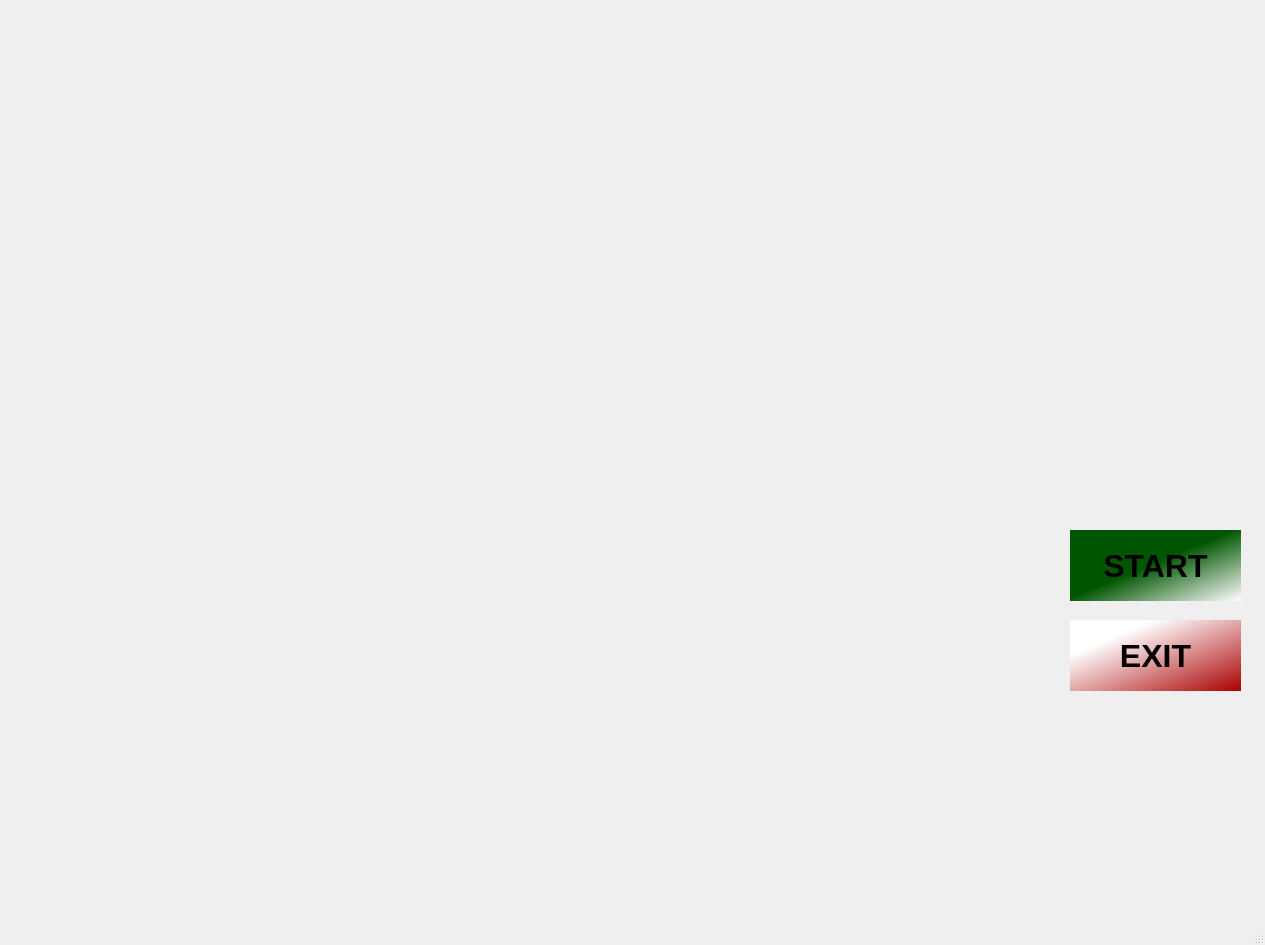
<?xml version="1.0" encoding="UTF-8"?>
<ui version="4.0">
 <class>jarvisUi</class>
 <widget class="QMainWindow" name="jarvisUi">
  <property name="geometry">
   <rect>
    <x>0</x>
    <y>0</y>
    <width>1265</width>
    <height>945</height>
   </rect>
  </property>
  <property name="windowTitle">
   <string>MainWindow</string>
  </property>
  <widget class="QWidget" name="centralwidget">
   <widget class="QLabel" name="label">
    <property name="geometry">
     <rect>
      <x>4</x>
      <y>-5</y>
      <width>1261</width>
      <height>931</height>
     </rect>
    </property>
    <property name="text">
     <string/>
    </property>
    <property name="pixmap">
     <pixmap>assistant_img/212508.gif</pixmap>
    </property>
    <property name="scaledContents">
     <bool>true</bool>
    </property>
   </widget>
   <widget class="QLabel" name="label_2">
    <property name="geometry">
     <rect>
      <x>10</x>
      <y>530</y>
      <width>421</width>
      <height>261</height>
     </rect>
    </property>
    <property name="text">
     <string/>
    </property>
    <property name="pixmap">
     <pixmap>assistant_img/3Hb_eh.gif</pixmap>
    </property>
    <property name="scaledContents">
     <bool>true</bool>
    </property>
   </widget>
   <widget class="QLabel" name="label_3">
    <property name="geometry">
     <rect>
      <x>30</x>
      <y>20</y>
      <width>471</width>
      <height>201</height>
     </rect>
    </property>
    <property name="text">
     <string/>
    </property>
    <property name="pixmap">
     <pixmap>assistant_img/SpanishFirstAmmonite-size_restricted.gif</pixmap>
    </property>
    <property name="scaledContents">
     <bool>true</bool>
    </property>
   </widget>
   <widget class="QTextBrowser" name="textBrowser">
    <property name="geometry">
     <rect>
      <x>1000</x>
      <y>70</y>
      <width>231</width>
      <height>71</height>
     </rect>
    </property>
    <property name="styleSheet">
     <string notr="true">background:transparent;
border-radius:none;</string>
    </property>
   </widget>
   <widget class="QTextBrowser" name="textBrowser_2">
    <property name="geometry">
     <rect>
      <x>770</x>
      <y>70</y>
      <width>231</width>
      <height>71</height>
     </rect>
    </property>
    <property name="styleSheet">
     <string notr="true">background:transparent;
border-radius:none;</string>
    </property>
   </widget>
   <widget class="QLabel" name="label_7">
    <property name="geometry">
     <rect>
      <x>170</x>
      <y>220</y>
      <width>291</width>
      <height>231</height>
     </rect>
    </property>
    <property name="text">
     <string/>
    </property>
    <property name="pixmap">
     <pixmap>assistant_img/hud_2.gif</pixmap>
    </property>
    <property name="scaledContents">
     <bool>true</bool>
    </property>
   </widget>
   <widget class="QLabel" name="label_8">
    <property name="geometry">
     <rect>
      <x>830</x>
      <y>240</y>
      <width>151</width>
      <height>151</height>
     </rect>
    </property>
    <property name="text">
     <string/>
    </property>
    <property name="pixmap">
     <pixmap>assistant_img/c572a4f5-9930-44d3-9818-1d28ab0232b7.gif</pixmap>
    </property>
    <property name="scaledContents">
     <bool>true</bool>
    </property>
   </widget>
   <widget class="QPushButton" name="pushButton">
    <property name="geometry">
     <rect>
      <x>1070</x>
      <y>530</y>
      <width>171</width>
      <height>71</height>
     </rect>
    </property>
    <property name="font">
     <font>
      <pointsize>24</pointsize>
      <weight>75</weight>
      <bold>true</bold>
     </font>
    </property>
    <property name="styleSheet">
     <string notr="true">background:transparent;
background-color: qlineargradient(spread:pad, x1:0.08, y1:0.0738636, x2:1, y2:1, stop:0.432836 rgba(0, 85, 0, 255), stop:1 rgba(255, 255, 255, 255));
border-radius:none;</string>
    </property>
    <property name="text">
     <string>START</string>
    </property>
   </widget>
   <widget class="QPushButton" name="pushButton_2">
    <property name="geometry">
     <rect>
      <x>1070</x>
      <y>620</y>
      <width>171</width>
      <height>71</height>
     </rect>
    </property>
    <property name="font">
     <font>
      <pointsize>24</pointsize>
      <weight>75</weight>
      <bold>true</bold>
     </font>
    </property>
    <property name="styleSheet">
     <string notr="true">background:transparent;
border-radius:none;
background-color: qlineargradient(spread:pad, x1:0.08, y1:0.0738636, x2:1, y2:1, stop:0.18408 rgba(255, 255, 255, 255), stop:1 rgba(170, 0, 0, 255));</string>
    </property>
    <property name="text">
     <string>EXIT</string>
    </property>
   </widget>
  </widget>
  <widget class="QStatusBar" name="statusbar"/>
 </widget>
 <resources/>
 <connections/>
</ui>
